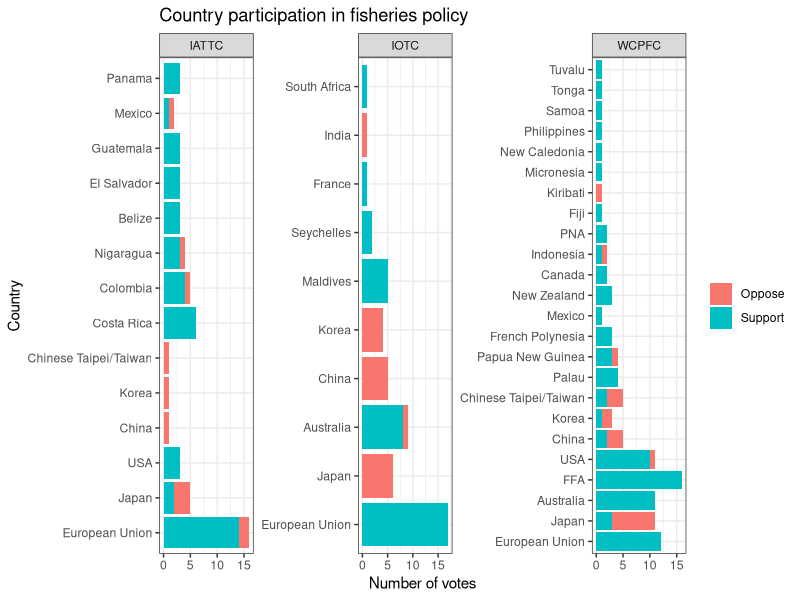
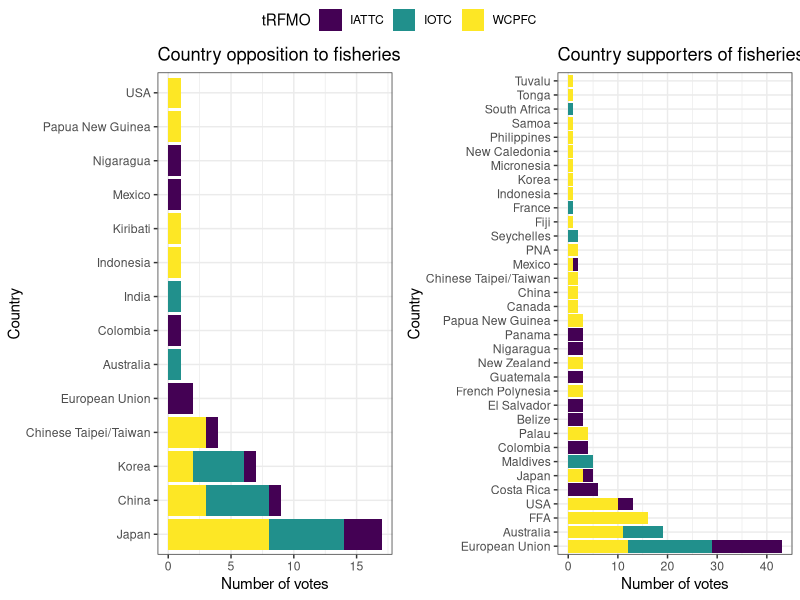

Write the R code that produced these figures, in order.

library(dplyr)
library(tidyverse)
library(reshape2)
library(gridExtra)
library(viridis)
library(ggpubr)

#create plot of country participantion for each tRFMO 
#note that this is high level for all shark-related policy (not single species)


all_trfmo_votes<- read.csv("tRFMO_voting_all.csv", sep = ",", header = TRUE)

#pivot database from wide to long
i<-all_trfmo_votes %>% 
  pivot_longer(!Country, names_to = "position", values_to = "votes")


#add column for commission
i<-i %>%
  mutate(tRFMO= case_when(
    startsWith(position, "iattc") ~ "IATTC" ,
    startsWith(position, "wcpfc") ~ "WCPFC" ,
    startsWith(position, "iotc") ~ "IOTC" ,
    startsWith(position, "iccat") ~ "ICCAT" 
     ))

#add column for position
i<-i %>%
  mutate(stance= case_when(
    endsWith(position, "supported") ~ "Support" ,
    endsWith(position, "proposed") ~ "Support" ,
    endsWith(position, "opposed") ~ "Oppose" 
  ))

#remove NAs
i<-na.omit(i)

#plot in facet 
p1<-ggplot(i, aes( x=reorder(Country, -votes, FUN = sum), y = votes, fill=stance  ))+
  geom_bar( stat= "identity", position= "stack")+
  labs(title="Country participation in fisheries policy",
     y= "Number of votes", x= "Country"  )+
  guides(fill=guide_legend(title=NULL))+
  facet_wrap(~reorder( tRFMO, -votes, FUN= sum), scales= "free_y",  drop=TRUE)+
  coord_flip()+
  theme_bw()

p1 + facet_wrap(vars(tRFMO ), nrow=1, scales= "free",drop=TRUE)

#opposers

opposers<-subset(i, stance == "Oppose")

o<-ggplot(opposers, aes( x=reorder(Country, -votes, FUN = sum), y = votes, fill= tRFMO ))+
  geom_bar( stat= "identity", position= "stack")+
  scale_fill_viridis(discrete=TRUE)+
  labs(title="Country opposition to fisheries policy",
       y= "Number of votes", x= "Country"  )+
 # facet_wrap(~reorder( tRFMO, -votes, FUN= sum), scales= "free_y",  drop=TRUE)+
  coord_flip()+
  theme_bw()

#proposers 

supporters<-subset(i, stance == "Support")

s<- ggplot(supporters, aes( x=reorder(Country, -votes, FUN = sum), y = votes, fill= tRFMO ))+
  geom_bar( stat= "identity", position= "stack")+
  scale_fill_viridis(discrete=TRUE)+
  labs(title="Country supporters of fisheries policy",
       y= "Number of votes", x= "Country"  )+
  # facet_wrap(~reorder( tRFMO, -votes, FUN= sum), scales= "free_y",  drop=TRUE)+
  coord_flip()+
  theme_bw()

ggarrange(o,s , ncol=2, common.legend=TRUE)

